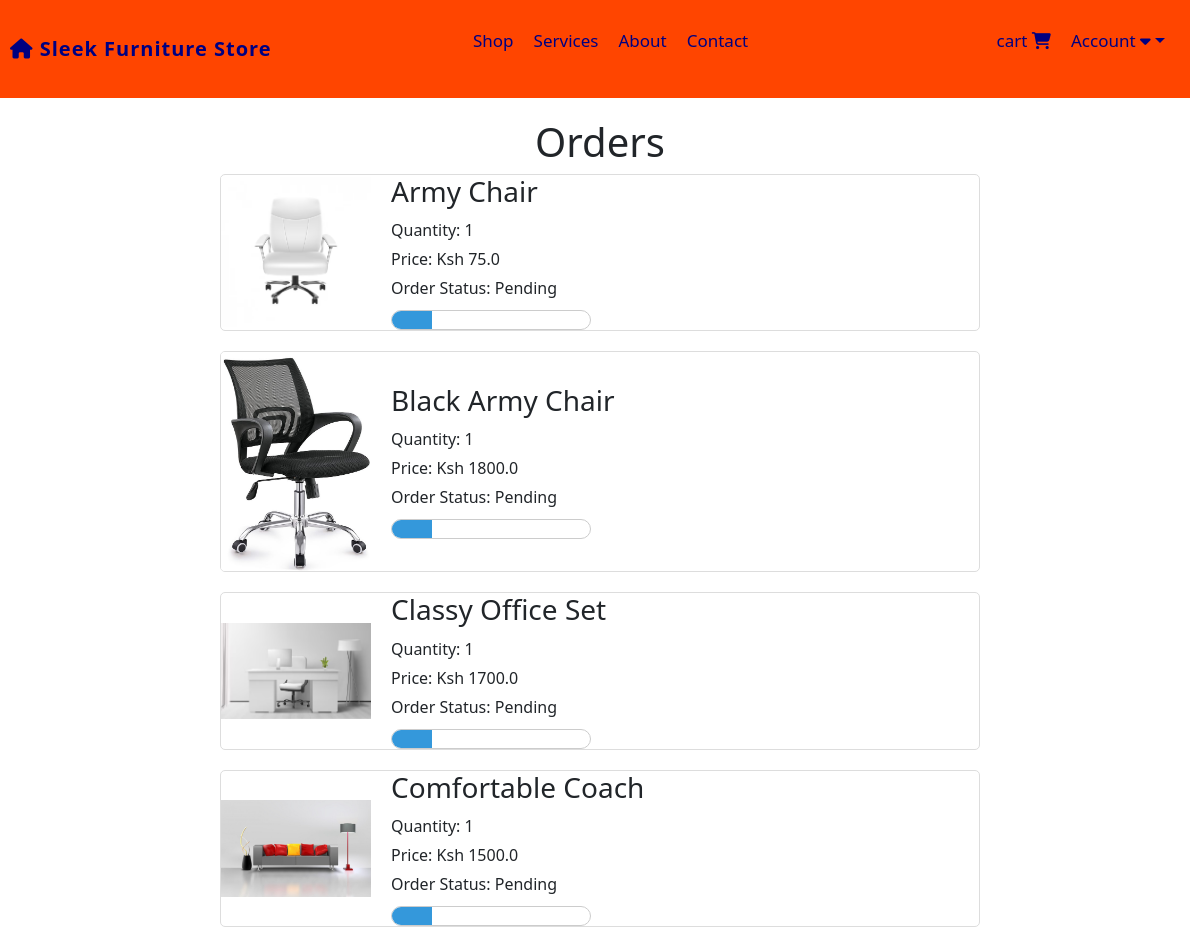
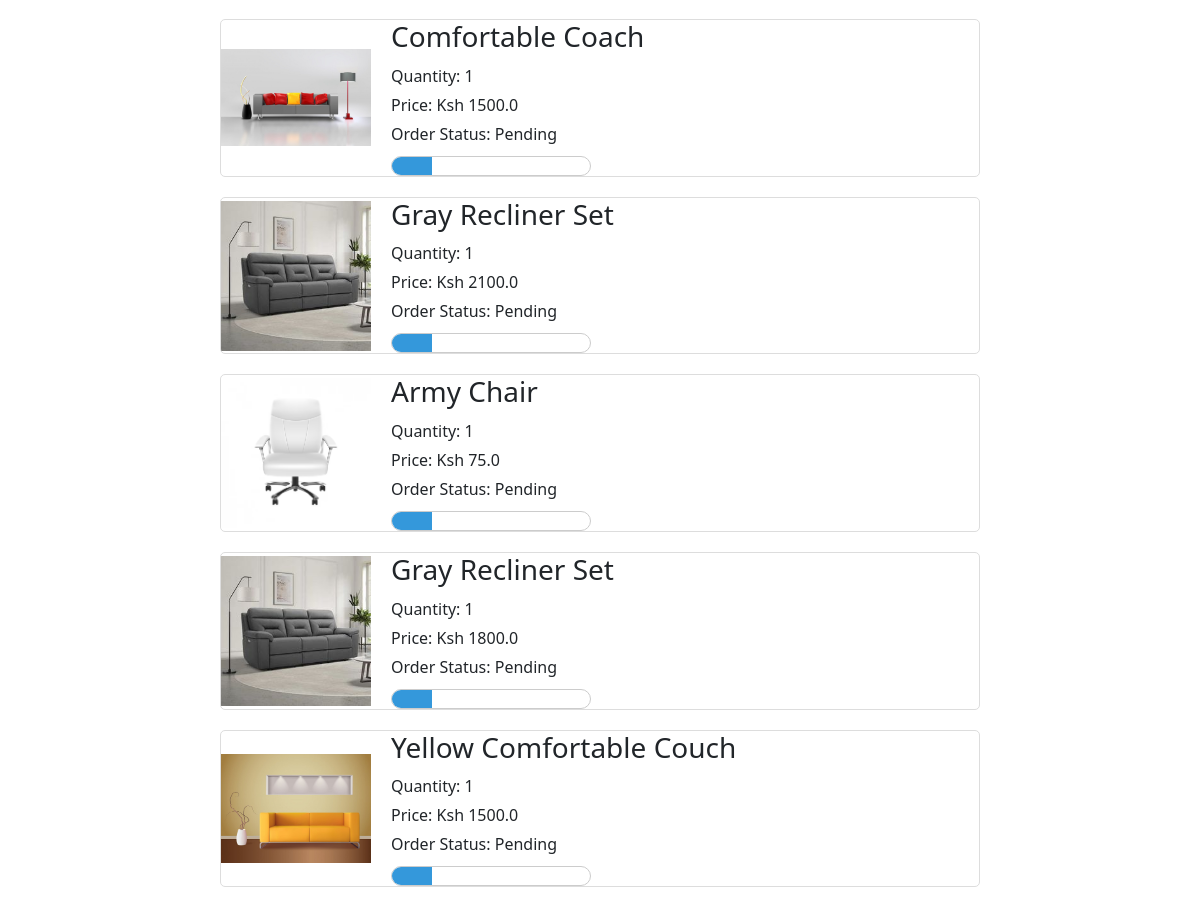
/orders (signed in), run on the app's committed database (2 pictures, top to bottom).
### website/models.py (models this page shows, shortened)
class Order(db.Model):
    id = db.Column(db.Integer, primary_key=True)
    quantity = db.Column(db.Integer, nullable=False)
    price = db.Column(db.Float, nullable=False)
    status = db.Column(db.String(100), nullable=False)
    payment_id = db.Column(db.String(1000), nullable=False)
    customer_link = db.Column(db.Integer, db.ForeignKey('customer.id'), nullable=False)
    product_link = db.Column(db.Integer, db.ForeignKey('product.id'), nullable=False)

class Product(db.Model):
    id = db.Column(db.Integer, primary_key=True)
    product_name = db.Column(db.String(100), nullable=False)
    current_price = db.Column(db.Float, nullable=False)
    previous_price = db.Column(db.Float, nullable=False)
    in_stock = db.Column(db.Integer, nullable=False)
    product_picture = db.Column(db.String(1000), nullable=False)
    flash_sale = db.Column(db.Boolean, default=False)
    date_added = db.Column(db.DateTime(), default=datetime.utcnow)
    carts = db.relationship('Cart', backref='product', cascade='all, delete-orphan')
    orders = db.relationship('Order', backref='product', cascade='all, delete-orphan')

### website/views.py (the view)
@views.route('/orders')
@login_required
def order():
    orders = Order.query.filter_by(customer_link=current_user.id).all()
    return render_template('orders.html', orders=orders)

### website/__init__.py (called while the page is built)
def create_app():
    app = Flask(__name__)
    app.config['SECRET_KEY'] = 'Marymutiso' #For encrypting session data for auth etc.
    app.config['SQLALCHEMY_DATABASE_URI'] = f'sqlite:///{DB_NAME}'
    migrate = Migrate(app, db)
    db.init_app(app)
    @app.errorhandler(404)
    def page_not_found(error):
        return render_template('404.html'), 404
    login_manager = LoginManager()
    login_manager.init_app(app)
    login_manager.login_view = 'auth.login'
    @login_manager.user_loader
    def load_user(id):
        return Customer.query.get(int(id))
    from .views import views
    from .auth import auth
    from .admin import admin
    from .models import Customer, Product, Cart, Order
    app.register_blueprint(views, url_prefix='/')
    app.register_blueprint(auth, url_prefix='/')
    app.register_blueprint(admin, url_prefix='/')
    return app

### website/templates/orders.html (shortened to what this page needs)
{% extends 'base.html' %}
{% block content %}
    <div class="orders-container">
        <div>
            {% if orders %}
            <h1>Orders</h1>
            <div>
                <div>
                    {% for item in orders %}
                    <div class="order-item">
                        <img src="{{ item.product.product_picture }}" alt="">
                        <div class="order-item-details">
                            <h3>{{ item.product.product_name }}</h3>
                            <p>Quantity: {{ item.quantity }} </p>
                            <p>Price: Ksh {{ item.price }}</p>
                            <div>
                                <p>Order Status: {{ item.status }}</p>
                                {% if item.status == 'Pending' %}
                                <div class="progress-container">
                                    <div class="progress-bar" style="width: 20%; background-color: #3498db;"></div>
                                </div>
                                {% elif item.status == 'Accepted' %}
                                <div class="progress-container">
                                    <div class="progress-bar" style="width: 40%; background-color: #17a2b8;"></div>
                                </div>
                                {% elif item.status == 'Out for delivery'  %}
                                <div class="progress-container">
                                    <div class="progress-bar" style="width: 70%; background-color: #ffc107;"></div>
                                </div>
                                {% elif item.status == 'Delivered'  %}
                                <div class="progress-container">
                                    <div class="progress-bar" style="width: 100%; background-color: #28a745;"></div>
                                </div>
                                {% elif item.status == 'Canceled'  %}
                                <div class="progress-container">
                                    <div class="progress-bar" style="width: 100%; background-color: #dc3545;"></div>
                                </div>
                                {% endif %}
                            </div>
                        </div>
                    </div>
                    {% endfor %}
                </div>
            </div>
            {% else %}
            <h1>You have no Orders</h1>
            {% endif %}
        </div>
    </div>
{% endblock %}

### website/static/css/navigation.css (style rules this page uses)
body { font-family: 'Arial', sans-serif; margin: 0; padding: 0; background: #eaeaea; }

### website/static/css/cart-orders.css (style rules this page uses)
h1 { text-align: center; margin-top: 20px; }
.orders-container { max-width: 800px; margin: 0 auto; padding: 20px; }
.order-item { display: flex; align-items: center; margin-bottom: 20px; border: 1px solid #ddd; border-radius: 5px; overflow: hidden; }
.order-item img { max-width: 150px; height: auto; margin-right: 20px; }
.order-item-details { flex: 1; }
.order-item-details h3 { margin-top: 0; margin-bottom: 10px; }
.order-item-details p { margin: 5px 0; }
.progress-container { height: 20px; border: 1px solid #ccc; overflow: hidden; width: 200px; border-radius: 10px; margin-top: 10px; }
.progress-bar { height: 100%; }

### data on the page
Order: product.product_picture (picture), product.product_name "Army Chair", quantity "1", price "75.0", status "Pending"
Order: product.product_picture (picture), product.product_name "Black Army Chair", quantity "1", price "1800.0", status "Pending"
Order: product.product_picture (picture), product.product_name "Classy Office Set", quantity "1", price "1700.0", status "Pending"
Order: product.product_picture (picture), product.product_name "Comfortable Coach", quantity "1", price "1500.0", status "Pending"
Order: product.product_picture (picture), product.product_name "Comfortable Coach", quantity "1", price "1500.0", status "Pending"
Order: product.product_picture (picture), product.product_name "Gray Recliner Set", quantity "1", price "2100.0", status "Pending"
Order: product.product_picture (picture), product.product_name "Army Chair", quantity "1", price "75.0", status "Pending"
Order: product.product_picture (picture), product.product_name "Gray Recliner Set", quantity "1", price "1800.0", status "Pending"
Order: product.product_picture (picture), product.product_name "Yellow Comfortable Couch", quantity "1", price "1500.0", status "Pending"
